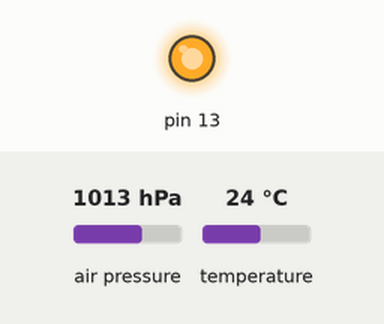
This sketch was run on a simulated Arduino Uno, built with avr-gcc and run on an emulated ATmega328P. Shown: output pins drawn as LEDs (lit = HIGH). Inputs (shaded band) come from the test bench; at power-on: air pressure 1013 hPa, temperature 24 °C. What the sketch prints to the serial monitor is not drawn.

Above: at 0.07 s.
At 15.3 s:
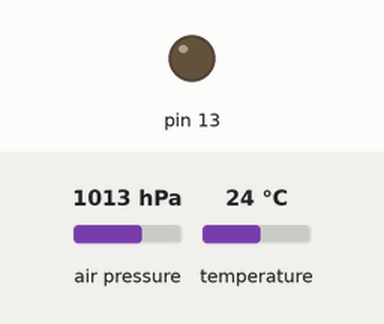
Timing chart, 0 to 39.4 s (numbered marks = the images above):
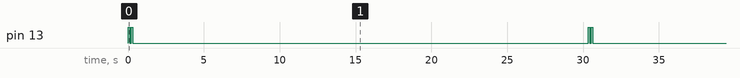

The sketch:

streamed_bmp.ino
```cpp
#include <Wire.h>
#include <Adafruit_Sensor.h>
#include <Adafruit_BMP085_U.h>

/* This driver uses the Adafruit unified sensor library (Adafruit_Sensor),
   which provides a common 'type' for sensor data and some helper functions.

   To use this driver you will also need to download the Adafruit_Sensor
   library and include it in your libraries folder.

   You should also assign a unique ID to this sensor for use with
   the Adafruit Sensor API so that you can identify this particular
   sensor in any data logs, etc.  To assign a unique ID, simply
   provide an appropriate value in the constructor below (12345
   is used by default in this example).

   Connections
   ===========
   Connect SCL to analog 5
   Connect SDA to analog 4
   Connect VDD to 3.3V DC
   Connect GROUND to common ground

   History
   =======
   2013/JUN/17  - Updated altitude calculations (KTOWN)
   2013/FEB/13  - First version (KTOWN)
*/

Adafruit_BMP085_Unified bmp = Adafruit_BMP085_Unified(10085);
String payload;
String message;
float temperature;

/**************************************************************************/
/*
    Displays some basic information on this sensor from the unified
    sensor API sensor_t type (see Adafruit_Sensor for more information)
*/
/**************************************************************************/
void displaySensorDetails(void)
{
  sensor_t sensor;
  bmp.getSensor(&sensor);
  Serial.println("------------------------------------");
  Serial.print  ("Sensor:       "); Serial.println(sensor.name);
  Serial.print  ("Driver Ver:   "); Serial.println(sensor.version);
  Serial.print  ("Unique ID:    "); Serial.println(sensor.sensor_id);
  Serial.print  ("Max Value:    "); Serial.print(sensor.max_value); Serial.println(" hPa");
  Serial.print  ("Min Value:    "); Serial.print(sensor.min_value); Serial.println(" hPa");
  Serial.print  ("Resolution:   "); Serial.print(sensor.resolution); Serial.println(" hPa");
  Serial.println("------------------------------------");
  Serial.println("");
  delay(500);
}

/**************************************************************************/
/*
    Arduino setup function (automatically called at startup)
*/
/**************************************************************************/
void setup(void)
{
  Serial.begin(9600);
  Serial.println("Pressure Sensor Test"); Serial.println("");

  /* Initialise the sensor */
  if(!bmp.begin())
  {
    /* There was a problem detecting the BMP085 ... check your connections */
    Serial.print("Ooops, no BMP085 detected ... Check your wiring or I2C ADDR!");
    while(1);
  }

  /* Display some basic information on this sensor */
  //displaySensorDetails();

  // initialize digital pin 13 as an output.
  pinMode(13, OUTPUT);
  digitalWrite(13, LOW);
}

/**************************************************************************/
/*
    Arduino loop function, called once 'setup' is complete (your own code
    should go here)
*/
/**************************************************************************/
void loop(void)
{
  /* Get a new sensor event */
  sensors_event_t event;
  bmp.getEvent(&event);

  /* Display the results (barometric pressure is measure in hPa) */
  if (event.pressure)
  {
    payload = "";

    payload += "P1:";
    payload += event.pressure;

    bmp.getTemperature(&temperature);
    payload +=";T1:";
    payload += temperature;

    //padding(payload.length(), 4);
    Serial.println(payload);

    digitalWrite(13, HIGH);   // turn the LED on (HIGH is the voltage level)
    delay(100);               // wait for a second
    digitalWrite(13, LOW);    // turn the LED off by making the voltage LOW
    delay(100);
    digitalWrite(13, HIGH);   // turn the LED on (HIGH is the voltage level)
    delay(100);               // wait for a second
    digitalWrite(13, LOW);    // turn the LED off by making the voltage LOW
  }
  else
  {
    Serial.print("0005error");
  }

  // measure every 30s
  delay(30000);
}

void padding( int number, byte width ) {
  int currentMax = 10;
  for (byte i=1; i<width; i++){
    if (number < currentMax) {
      Serial.print("0");
    }
    currentMax *= 10;
  }
  Serial.print(number);
}
```

Measured:
- by itself, pin 13: repeats every 30.3 s: LOW 0.10 s, HIGH 0.10 s, LOW 30.0 s, HIGH 0.10 s
- by itself, everything shown: repeats every 30.3 s, in 4 steps
